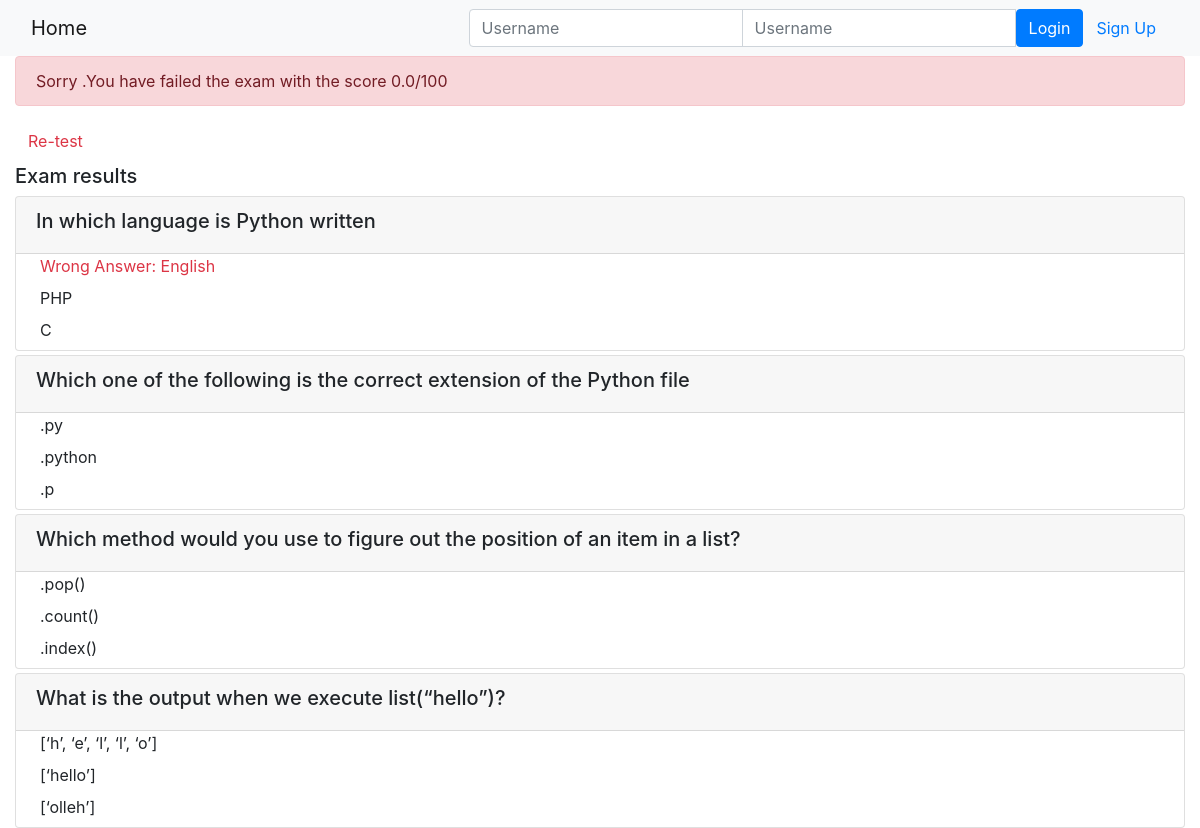
Page /onlinecourse/course/1/submission/1/result/ on the committed database.
### onlinecourse/models.py (models this page shows, shortened)
class Question(models.Model):
    course = models.ForeignKey(Course, on_delete=models.CASCADE, null=True)
    question_text = models.CharField(max_length=100, null=False)
    grade = models.PositiveIntegerField(default=0)
    def is_get_score(self, selected_ids):
       all_answers = self.choice_set.filter(is_correct=True).count()
       selected_correct = self.choice_set.filter(is_correct=True, id__in=selected_ids).count()
       if all_answers == selected_correct:
           return True
       else:
           return False

class Choice(models.Model):
    question = models.ForeignKey(Question, on_delete=models.CASCADE)
    choice_text = models.CharField(max_length=50, null=False)
    is_correct = models.BooleanField(default=False)

### onlinecourse/views.py (the view)
# urls.py: path('course/<int:course_id>/submission/<int:submission_id>/result/', views.show_exam_result, name='show_exam_result'),
def show_exam_result(request, course_id, submission_id):
    course = Course.objects.get(pk=course_id)
    try:
        submitted = Submission.objects.get(pk=submission_id)
    except Submission.DoesnotExist:
        return HttpResponse('<h1>Submission id was not found</h1>')
    ans_grade = 0
    correct_ids = []
    qn_sum_grade = sum(i.grade for i in course.question_set.all())
    for choice in submitted.choices.all():
        if choice.question.is_get_score([choice.id]):
            ans_grade += choice.question.grade
            correct_ids.append(choice.id)
    context = {}
    context['course'] = course
    context['grade'] = (ans_grade/qn_sum_grade) * 100
    context['selected_ids'] = list(submitted.choices.all().values_list('id', flat=True))
    context['correct_ids'] = correct_ids
    return render(request, 'onlinecourse/exam_result_bootstrap.html', context=context)

### onlinecourse/templates/onlinecourse/exam_result_bootstrap.html (shortened to what this page needs)
<!DOCTYPE html>
<html lang="en">
<head>
    {% load static %}
    <link rel="stylesheet" href="https://maxcdn.bootstrapcdn.com/bootstrap/4.5.2/css/bootstrap.min.css">
</head>
<body>
 <nav class="navbar navbar-light bg-light">
    <div class="container-fluid">
        <div class="navbar-header">
              <a class="navbar-brand" href="{% url 'onlinecourse:index' %}">Home</a>
        </div>
        <ul class="nav navbar-nav navbar-right">
            {% if user.is_authenticated %}
            <li>
                <a class="btn btn-link" href="#">{{ user.first_name }}({{ user.username }})</a>
                <a class="btn btn-link" href="{% url 'onlinecourse:logout' %}">Logout</a>
            </li>
            {% else %}
            <li>
                <form class="form-inline" action="{% url 'onlinecourse:login' %}" method="post">
                    <div class="input-group">
                        <input type="text" class="form-control" placeholder="Username" name="username" >
                        <input type="password" class="form-control" placeholder="Username" name="psw" >
                        <button class="btn btn-primary" type="submit">Login</button>
                        <a class="btn btn-link" href="{% url 'onlinecourse:registration' %}">Sign Up</a>
                    </div>
                </form>
            </li>
            {% endif %}
        </ul>
    </div>
</nav>
<div class="container-fluid">
    {% if grade > 80 %}
        <div class="alert alert-success">
        <div> Congratulations, {{ user.username }}. You have passed the eaxm and completed the course with score with {{grade}}/100 </div>
        </div>
    {% else %}
        <div class="alert alert-danger">
            <div>Sorry {{ user.username }}.You have failed the exam with the score {{grade}}/100</div>
        </div>
        <a class="btn btn-link text-danger" href="{% url 'onlinecourse:course_details' course.id %}">Re-test</a>
    {% endif %}
    <div class="card-columns-vertical mt-1">
        <h5 class="">Exam results</h5>
            {% for question in course.question_set.all %}
                <div class="card mt-1">
                    <div class="card-header"><h5>{{ question.question_text}}</h5></div>
                    <div class="ml-4">
                        {% for choice in question.choice_set.all %}
                            {% if choice.id in correct_ids %}
                                <div class="text-success">
                                    <label> Correct Answer: {{ choice.choice_text }} </label>
                                </div>
                            {% elif choice.id in selected_ids %}
                                <div class="text-danger">
                                    <label> Wrong Answer: {{ choice.choice_text }} </label>
                                </div>
                            {% else %}
                                <div>
                                    <label> {{ choice.choice_text }} </label>
                                </div>
                            {% endif %}
                        {% endfor %}
                    </div>
                </div>
            {% endfor %}
    </div>
</div>
</body>
</html>

### rows in the picture
Question: question_text "In which language is Python written"
Choice: choice_text "English"
Choice: choice_text "PHP"
Choice: choice_text "C"
Question: question_text "Which one of the following is the correct extension of the Python file"
Choice: choice_text ".py"
Choice: choice_text ".python"
Choice: choice_text ".p"
Question: question_text "Which method would you use to figure out the position of an item in a list?"
Choice: choice_text ".pop()"
Choice: choice_text ".count()"
Choice: choice_text ".index()"
Question: question_text "What is the output when we execute list(“hello”)?"
Choice: choice_text "[‘h’, ‘e’, ‘l’, ‘l’, ‘o’]"
Choice: choice_text "[‘hello’]"
Choice: choice_text "[‘olleh’]"

### other values in the picture
{{ grade }} "0.0"
